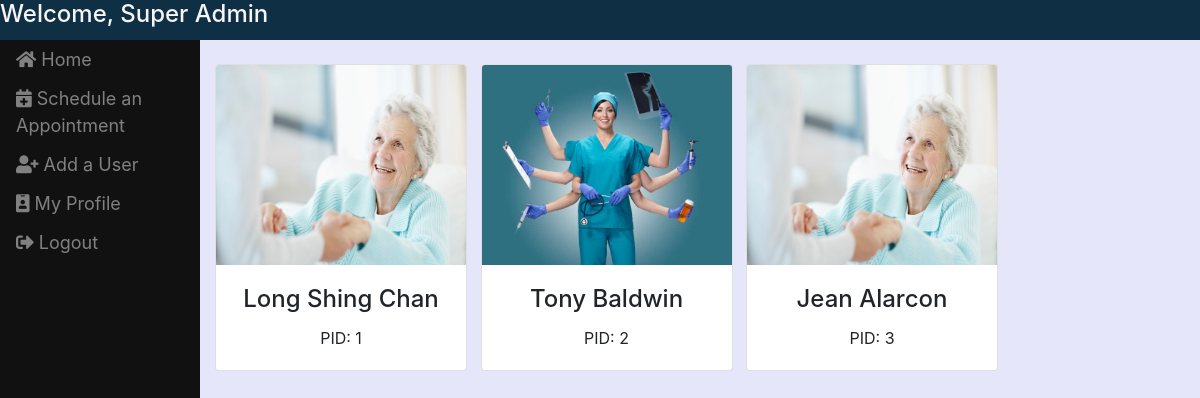
Page /doctor/patients/ (signed in) on the committed database.
### scheduling/models.py (models this page shows, shortened)
class User(AbstractUser):
    users = (
        ('doctor', 'Doctor'),
        ('patient', 'Patient'),
        ('assistant', 'Assistant'),
    )
    user_type = models.CharField(choices=users, max_length=9)
    def __str__(self):
        return self.first_name  + " " + self.last_name

class Patient(models.Model):
    pid = models.AutoField(unique=True, primary_key=True) #patient identification
    user = models.OneToOneField(User, on_delete=models.CASCADE)
    doctor = models.ForeignKey(Doctor, on_delete = models.CASCADE, related_name='patient_doctor', null=True)
    user.user_type = "patient"
    picture = models.ImageField(upload_to = 'patients')

### scheduling/views.py (the view)
# urls.py: path('patients/', views.patients, name='patients'),
def patients(request):
    if request.user.user_type == "doctor":
        patients = Patient.objects.filter(doctor = request.user.doctor)
        user = request.user
    else:
        patients = Patient.objects.all()
        user = request.user
    args = {"patients" : patients, "user":user}
    return render(request, 'scheduling/view_patients.html', args)

### scheduling/templates/scheduling/view_patients.html (shortened to what this page needs)
{% extends 'scheduling/dashboard_template.html' %}
{% load static %}
{% load staticfiles %}
{% load crispy_forms_tags %}
{% block content %}
{% if user.is_authenticated and user.user_type == "doctor" %}
<div id="topbar">
    <h4>Welcome, Dr. {{user}}</h4>
    <a href="{%url 'logout'%}" id="logout_icon"> Logout <span> <i class="fas fa-sign-out-alt"></i> </span> </a>
</div>
<div class="row container-fluid">
    <div class="col-sm-2 sidebar">
        <div id="sidebar">
            <a href="{% url 'doctor_portal' %}"><i class="fa fa-home"></i> Home</a>
            <a href="{% url 'edit_profile' %}"><i class="fa fa-id-badge"></i> My Profile</a>
            <a href="{%url 'logout' %}"> <i class="fas fa-sign-out-alt"></i> Logout </a>
        </div>
    </div>
    {% elif user.is_authenticated %}
    <div id="topbar">
        <h4>Welcome, {{user}}</h4>
    </div>
    <div class="row container-fluid">
        <div class="col-sm-2 sidebar">
            <div id="sidebar">
                <a href="{% url 'assistant_portal' %}"><i class="fa fa-home"></i> Home</a>
                <a href="{% url 'make_appointments' %}"><i class="fa fa-calendar-plus"></i> Schedule an Appointment</a>
                <a href="{% url 'add_user' %}"><i class="fa fa-user-plus"></i> Add a User</a>
                <a href="{% url 'edit_profile' %}"><i class="fa fa-id-badge"></i> My Profile</a>
                <a href="{%url 'logout' %}"> <i class="fas fa-sign-out-alt"></i> Logout </a>
            </div>
        </div>
        {% endif %}
        {% if user.is_authenticated %}
        <div class="col-sm-10">
            <br>
            <div id="main_content">
                {% for patient in patients %}
                    <div class="card">
                        <img class="card-img-top" src="{{ patient.picture.url }}">
                        <div class="card-body center">
                            <h4 class="card-title">{{ patient.user }}</h4>
                            <p class="card-text">PID: {{ patient.pid }}</p>
                        </div>
                    </div>
                {% endfor %}
            </div>
        </div>
    </div>
{% else %}
{% url index %}
{% endif %}
{% endblock %}

### scheduling/static/css/dashboard.css (style rules this page uses)
body { width: 100%; height: 100%; background-color: #e6e6fa; }
.row { margin: 0 0 0 0; padding: 0 0 0 0; }
.center { text-align: center; }
#main_content > * { display:inline-block; }
.card-img-top { width:250px; height:200px; }
#topbar { width: 100vw; height: 5vh; background-color: #0E2F44; color: #f5f5f5; }
#topbar h4 { left: 15px; }
.sidebar { height: 95vh; z-index: 1; bottom: 0; left: 0; background-color: #111; padding: 0 0 0 0; }
.sidebar a { padding: 6px 8px 6px 16px; text-decoration: none; font-size: 18px; color: #818181; display: block; }

### rows in the picture
User: first_name+last_name "Super Admin"
Patient: picture (picture), user "Long Shing Chan", pid "1"
Patient: picture (picture), user "Tony Baldwin", pid "2"
Patient: picture (picture), user "Jean Alarcon", pid "3"
